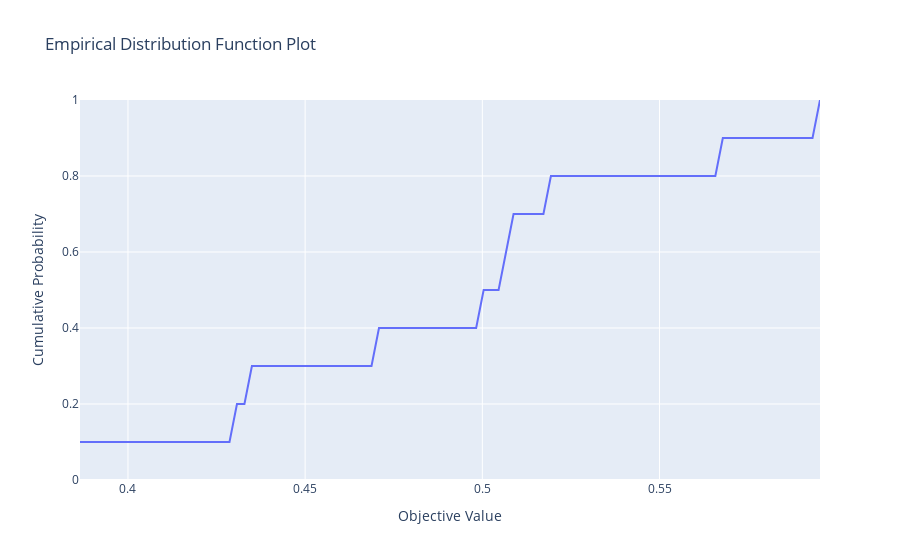

The cell this chart's notebook holds for it:
### Code cell
fig = optuna.visualization.plot_edf([dbscan_study])
show(fig)
